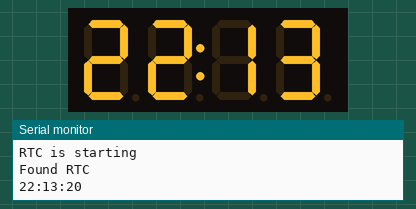
Bench run of a sketch on a simulated Arduino Uno, built with avr-gcc and run on an emulated ATmega328P. On the bench: 4-digit seven-segment display, the last lines printed to the serial monitor. The local clock reads 2024-03-15 10:24:30 at power-on unless the sketch sets it.

Above: at 3.1 s.
At 66.2 s:
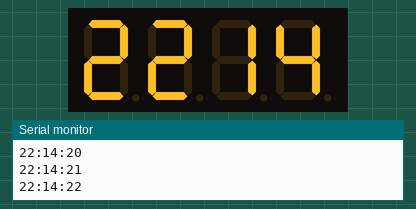
At 129.4 s:
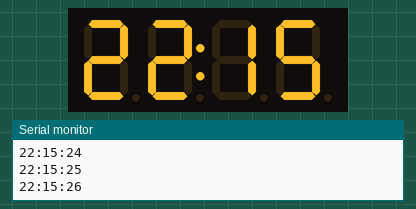

The sketch:

code_for_RTC_and_7_segment.ino
```cpp
#include <RTClib.h>
#include <Wire.h>
#include <TM1637Display.h>

#define CLK 2  // TM1637 Clock pin
#define DIO 3  // TM1637 Data pin

RTC_DS1307 rtc;
TM1637Display display(CLK, DIO);

bool alarmStatus = false;

void setup() {
  Serial.begin(9600);
  delay(3000);
  Serial.println("RTC is starting");

  Wire.begin();
  rtc.begin();

  if (!rtc.begin()) {
    Serial.println("Couldn't find RTC!");
    while (1);
  } else {
    Serial.println("Found RTC");
  }

  if (!rtc.isrunning()) {
    Serial.println("RTC is NOT running!");
    Serial.println("Setting the time from compile time...");
    // Sets the RTC to the date & time this sketch was compiled
    rtc.adjust(DateTime(F(__DATE__), F(__TIME__)));
    Serial.println("Time set!");
  }

  rtc.adjust(DateTime(F(__DATE__), F(__TIME__)));
  display.setBrightness(7);  // Set display brightness (0-7)
}

void loop() {
  DateTime now = rtc.now();

  // Print the current time to the serial monitor
  Serial.print(now.hour(), DEC);
  Serial.print(':');
  Serial.print(now.minute(), DEC);
  Serial.print(':');
  Serial.print(now.second(), DEC);
  Serial.println();

  // Display the current time on the 7-segment display in HH:MM format
  int displayValue = now.hour() * 100 + now.minute();

  if (alarmStatus == true) {
    display.showNumberDecEx(displayValue, 0b01000000, true);  // Show HH:MM with colon
    delay(1000);
  }
  else if (alarmStatus == false) {
    display.showNumberDecEx(displayValue, 0b01000000, true);
    delay(500);
    display.showNumberDecEx(displayValue, 0b00000000, true);
    delay(500);
  }
}
```
